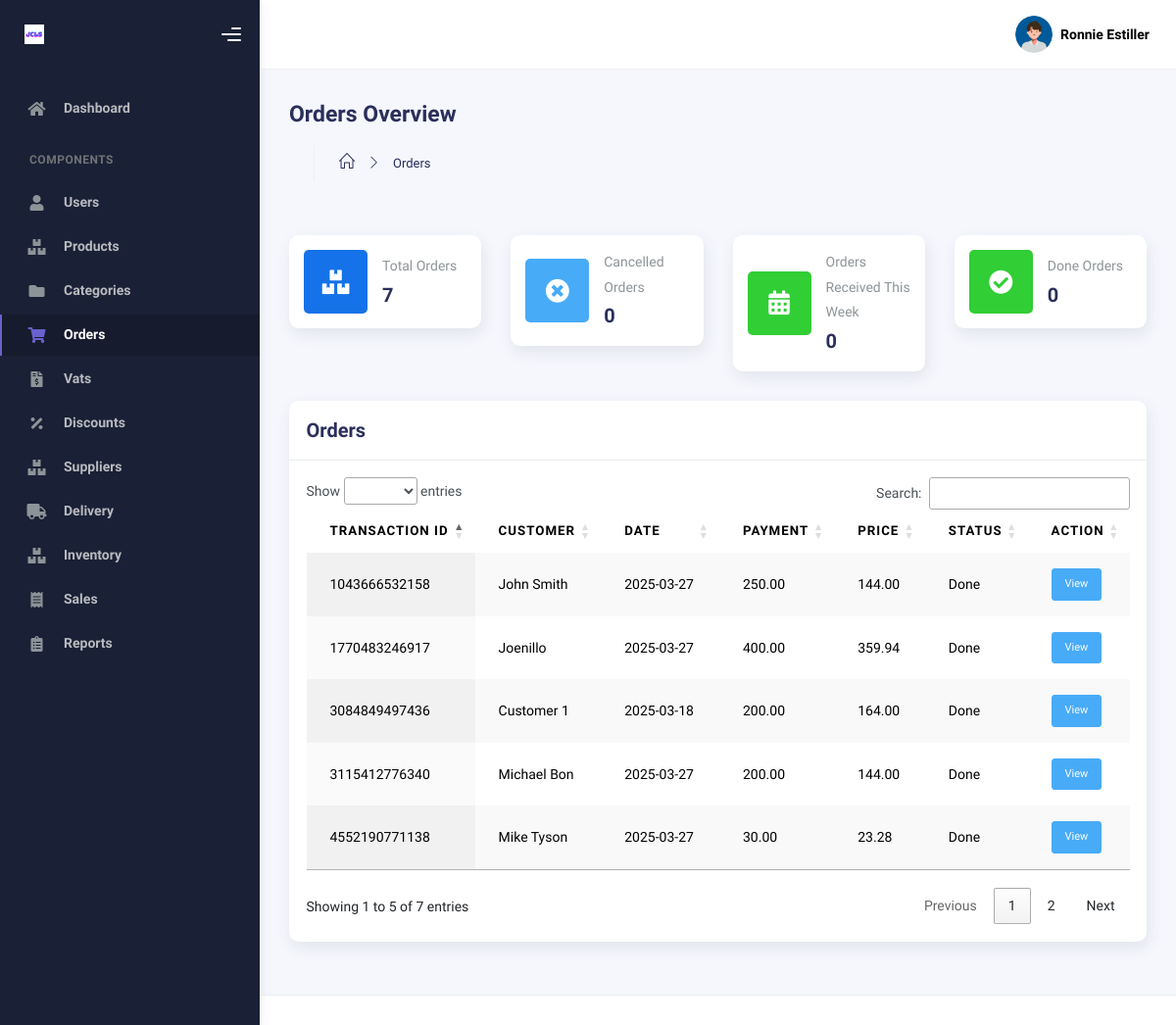
/orders.php (signed in), run on an earlier commit of the app's database.
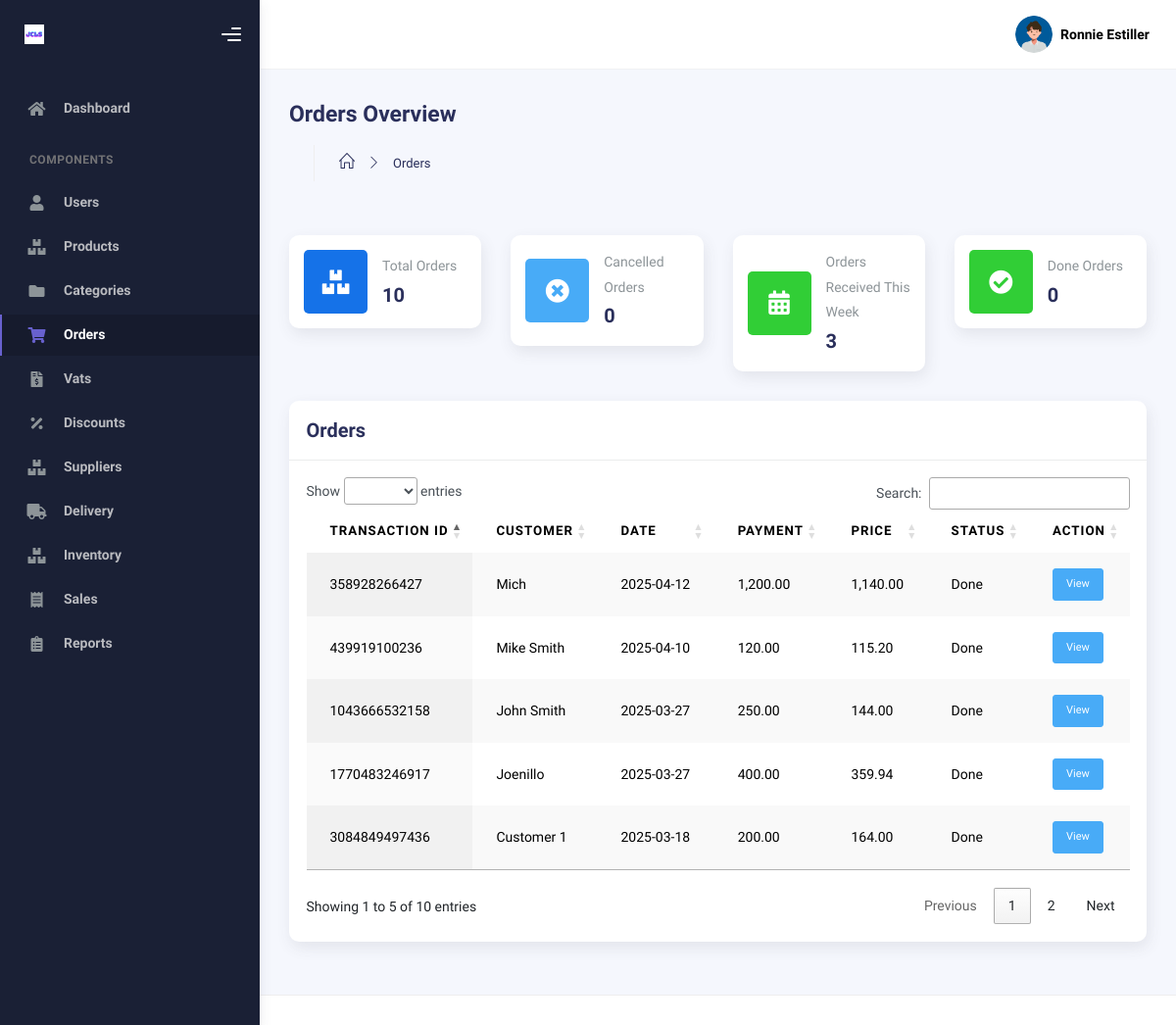
And on a later commit of the database.
### tables this page shows
CREATE TABLE `customer` (
  `id` int NOT NULL AUTO_INCREMENT,
  `firstname` varchar(45) DEFAULT NULL,
  `middlename` varchar(45) DEFAULT NULL,
  `lastname` varchar(45) DEFAULT NULL,
  `dis_apply` decimal(10,2) DEFAULT NULL,
  `date` date DEFAULT NULL,
  `phone` varchar(45) DEFAULT NULL,
  `address` varchar(255) DEFAULT NULL,
  `discount` decimal(10,2) DEFAULT NULL,
  `pay_method` varchar(45) DEFAULT NULL,
  `total_price` decimal(10,2) DEFAULT NULL,
  `status` varchar(45) DEFAULT NULL,
  `created_at` datetime DEFAULT NULL,
  `trans_id` varchar(45) NOT NULL,
  `cus_payment` decimal(10,2) DEFAULT NULL,
  PRIMARY KEY (`id`),
  UNIQUE KEY `trans_id_UNIQUE` (`trans_id`)
);

### orders.php (the view, shortened to what the changed rows need)
<?php
include './php/db_conn.php';
if (isset($_SESSION['id']) && isset($_SESSION['name'])) {
?>
<!DOCTYPE html>
<html lang="en">
  <head>
      <link rel="stylesheet" href="https://cdn.datatables.net/1.13.7/css/jquery.dataTables.min.css">
    <link rel="stylesheet" href="https://cdn.datatables.net/buttons/2.4.2/css/buttons.dataTables.min.css">
    <link rel="stylesheet" href="https://cdnjs.cloudflare.com/ajax/libs/bootstrap/5.3.0/css/bootstrap.min.css">
    <link rel="stylesheet" href="assets/css/bootstrap.min.css" />
    <link rel="stylesheet" href="assets/css/plugins.min.css" />
    <link rel="stylesheet" href="assets/css/admin.min.css" />
    <link rel="stylesheet" href="assets/css/demo.css" />
  </head>
  <body>
    <div class="wrapper">
      <div class="sidebar" data-background-color="dark">
        <div class="sidebar-logo">
          <div class="logo-header" data-background-color="dark">
            <a href="dashboard.php" class="logo">
              <img
                src="assets/img/admin/logo_light.svg"
                alt="navbar brand"
                class="navbar-brand"
                height="20"
              />
            </a>
            <div class="nav-toggle">
              <button class="btn btn-toggle toggle-sidebar">
                <i class="gg-menu-right"></i>
              </button>
            </div>
          </div>
        </div>
        <div class="sidebar-wrapper scrollbar scrollbar-inner">
          <div class="sidebar-content">
            <ul class="nav nav-secondary">
              <li class="nav-item">
                <a href="dashboard.php">
                  <i class="fas fa-home"></i>
                  <p>Dashboard</p>
                </a>
              </li>
              <li class="nav-section">
                <h4 class="text-section">Components</h4>
              </li>
              <li class="nav-item ">
                <a href="user.php">
                <i class="fas fa-user"></i>
                  <p>Users</p>
                </a>
              </li>
              <li class="nav-item ">
                <a href="product.php">
                  <i class="fas fa-boxes"></i>
                  <p>Products</p>
                </a>
              </li>
              <li class="nav-item ">
                <a href="category.php">
                <i class="fas fa-folder"></i>
                  <p>Categories</p>
                </a>
              </li>
              <li class="nav-item active">
                <a href="orders.php">
                  <i class="fas fa-shopping-cart"></i>
                  <p>Orders</p>
                </a>
              </li>
              <li class="nav-item ">
                <a href="vat.php">
                <i class="fas fa-file-invoice-dollar"></i>
                  <p>Vats</p>
                </a>
              </li>
              <li class="nav-item">
                <a href="discount.php">
                <i class="fas fa-percentage"></i>
                  <p>Discounts</p>
                </a>
              </li>
              <li class="nav-item">
                <a href="supplier.php">
                  <i class="fas fa-boxes"></i>
                  <p>Suppliers</p>
                </a>
              </li>
              <li class="nav-item">
                <a  href="delivery.php">
                  <i class="fas fa-truck"></i>
                  <p>Delivery</p>
                </a>
              </li>
              <li class="nav-item">
                <a  href="inventory.php">
                  <i class="fas fa-boxes"></i>
                  <p>Inventory</p>
                </a>
              </li>
              <li class="nav-item">
                <a  href="sales.php">
                  <i class="fas fa-receipt"></i>
                  <p>Sales</p>
                </a>
              </li>
              <li class="nav-item">
                <a  href="reports.php">
                  <i class="fas fa-clipboard-list"></i>
                  <p>Reports</p>
                </a>
              </li>
            </ul>
          </div>
        </div>
      </div>
      <div class="main-panel">
        <div class="main-header">
          <?php include 'nav.php'; ?>
        </div>
        <div class="container">
          <div class="page-inner">
            <div class="d-flex align-items-left align-items-md-center flex-column flex-md-row pt-2 pb-4">
              <div>
                <h3 class="fw-bold mb-3">Orders Overview</h3>
                <div class="page-header">
                  <ul class="breadcrumbs mb-3">
                    <li class="nav-home">
                      <a href="#">
                        <i class="icon-home"></i>
                      </a>
                    </li>
                    <li class="separator">
                      <i class="icon-arrow-right"></i>
                    </li>
                    <li class="nav-item">
                      <a href="#">Orders</a>
                    </li>
                  </ul>
                </div>
              </div>
            </div>
            <div class="row">
            <?php
               $doneQuery = "SELECT COUNT(*) as total_received FROM customer WHERE status = 'Received'";
               $doneResult = mysqli_query($conn, $doneQuery);
               $doneDeliveries = mysqli_fetch_assoc($doneResult)['total_received'];
              $startDate = date('Y-m-01');
              $endDate = date('Y-m-t');
              $orderedThisWeekQuery = "SELECT COUNT(*) as ordered_this_week FROM customer WHERE created_at BETWEEN '$startDate' AND '$endDate'";
              $orderedThisWeekResult = mysqli_query($conn, $orderedThisWeekQuery);
              $thisWeekCount = mysqli_fetch_assoc($orderedThisWeekResult)['ordered_this_week'];
              $cancelQuery = "SELECT COUNT(*) as total_cancel FROM customer WHERE status = 'Cancelled'";
              $cancelResult = mysqli_query($conn, $cancelQuery);
              $cancelDeliveries = mysqli_fetch_assoc($cancelResult)['total_cancel'];
              $orderQuery = "SELECT COUNT(*) as total_orders FROM customer";
              $orderResult = mysqli_query($conn, $orderQuery);
              $totalOrders = mysqli_fetch_assoc($orderResult)['total_orders'];
            ?>
              <div class="col-sm-6 col-md-3">
                <div class="card card-stats card-round">
                  <div class="card-body">
                    <div class="row align-items-center">
                      <div class="col-icon">
                        <div
                          class="icon-big text-center icon-primary bubble-shadow-small"
                        >
                          <i class="fas fa-boxes"></i>
                        </div>
                      </div>
                      <div class="col col-stats ms-3 ms-sm-0">
                        <div class="numbers">
                          <p class="card-category">Total Orders</p>
                          <h4 class="card-title"><?php echo number_format($totalOrders) ?></h4>
                        </div>
                      </div>
                    </div>
                  </div>
                </div>
              </div>
              <div class="col-sm-6 col-md-3">
                <div class="card card-stats card-round">
                  <div class="card-body">
                    <div class="row align-items-center">
                      <div class="col-icon">
                        <div
                          class="icon-big text-center icon-info bubble-shadow-small"
                        >
                          <i class="fas fa-times-circle"></i>
                        </div>
                      </div>
                      <div class="col col-stats ms-3 ms-sm-0">
                        <div class="numbers">
                          <p class="card-category">Cancelled Orders</p>
                          <h4 class="card-title"><?php echo number_format($cancelDeliveries) ?></h4>
                        </div>
                      </div>
                    </div>
                  </div>
                </div>
              </div>
              <div class="col-sm-6 col-md-3">
                <div class="card card-stats card-round">
                  <div class="card-body">
                    <div class="row align-items-center">
                      <div class="col-icon">
                        <div
                          class="icon-big text-center icon-success bubble-shadow-small"
                        >
                          <i class="fas fa-calendar-alt"></i>
                        </div>
                      </div>
                      <div class="col col-stats ms-3 ms-sm-0">
                        <div class="numbers">
                          <p class="card-category">Orders Received This Week</p>
                          <h4 class="card-title"><?php echo number_format($thisWeekCount) ?></h4>
                        </div>
                      </div>
                    </div>
                  </div>
                </div>
              </div>
              <div class="col-sm-6 col-md-3">
                <div class="card card-stats card-round">
                  <div class="card-body">
                    <div class="row align-items-center">
                      <div class="col-icon">
                        <div
                          class="icon-big text-center icon-success bubble-shadow-small"
                        >
                          <i class="fas fa-check-circle"></i>
                        </div>
                      </div>
                      <div class="col col-stats ms-3 ms-sm-0">
                        <div class="numbers">
                          <p class="card-category">Done Orders</p>
                          <h4 class="card-title"><?php echo number_format($doneDeliveries) ?></h4>
                        </div>
                      </div>
                    </div>
                  </div>
                </div>
              </div>
            </div>
            <div class="row">
              <div class="col-md-12">
                <div class="card">
                  <div class="card-header">
                    <h4 class="card-title">Orders</h4>
                  </div>
                  <div class="card-body">
                    <div class="table-responsive">
                      <table id="multi-filter-select" class="display table table-striped table-hover">
                        <thead>
                          <tr>
                            <th>Transaction ID</th>
                            <th>Customer</th>
                            <th>Date</th>
                            <th>Payment</th>
                            <th>Price</th>
                            <th>Status</th>
                            <th>Action</th>
                          </tr>
                        </thead>
                        <tbody>
                        <?php
                            $sql = "Select * from `customer`";
                            $result = mysqli_query($conn, $sql);
                            if ($result) {
                                while ($row = mysqli_fetch_assoc($result)) {
                                    $id = $row['id'];
                                    $order_id = $row['trans_id'];
                                    $order_first = $row['firstname'];
                                    $order_last = $row['lastname'];
                                    $order_date = $row['date'];
                                    $order_pay = $row['cus_payment'];
                                    $order_price = $row['total_price'];
                                    $order_status = $row['status'];
                                    echo '<tr>
                                    <td>' . $order_id . '</td>
                                    <td>' . $order_first . ' '. $order_last . '</td>
                                    <td>'. $order_date .'</td>
                                    <td>'. number_format($order_pay, 2) .'</td>
                                    <td>'. number_format($order_price, 2) .'</td>';
                                    if($row['status'] == "Pending") {
                                      echo '<td>
                                        <select class="form-control form-control-sm update-status" data-id="'.$id.'">
                                            <option value="Received"' . ($order_status === "Received" ? " selected" : "") . '>Received</option>
                                            <option value="Cancelled"' . ($order_status === "Cancelled" ? " selected" : "") . '>Cancelled</option>
                                            <option value="Pending"' . ($order_status === "Pending" ? " selected" : "") . '>Pending</option>
                                        </select>
                                      </td>';
                                    } else {
                                       echo '<td>'. $order_status. '</td>';
                                    }
                                    echo '
                                    <td>
                                        <a href="./orders/orders_view.php?id='. $id .'" class="btn btn-info btn-sm">View</a>
                                    </td>
                                </tr>';
                            ?>
                            <?php
                                }
                            }
                            ?>
                        </tbody>
                      </table>
                    </div>
                  </div>
                </div>
              </div>
            </div>
          </div>
        </div>
        <footer class="footer">
        </footer>
      </div>
    </div>
  </body>
</html>
<?php
} else {
    header("Location: index.php");
    exit();
}
?>

What changed in the data, as far as the page shows it:
no longer on this page (row unchanged): customer: trans "3115412776340", firstname "Michael Bon", date "2025-03-27", cus_payment "200.00", total_price "144.00", status "Done"
no longer on this page (row unchanged): customer: trans "4552190771138", firstname "Mike Tyson", date "2025-03-27", cus_payment "30.00", total_price "23.28", status "Done"
added customer: trans "439919100236", firstname "Mike Smith", date "2025-04-10", cus_payment "120.00", total_price "115.20", status "Done"
added customer: trans "358928266427", firstname "Mich", date "2025-04-12", cus_payment "1,200.00", total_price "1,140.00", status "Done"
Also different on the page:
$totalOrders: "7" → "10"
$thisWeekCount: "0" → "3"
text written by a page script: "Show entries Search: Showing 1 to 5 of 7 entries Previous 1 2 Next" → "Show entries Search: Showing 1 to 5 of 10 entries Previous 1 2 Next"
